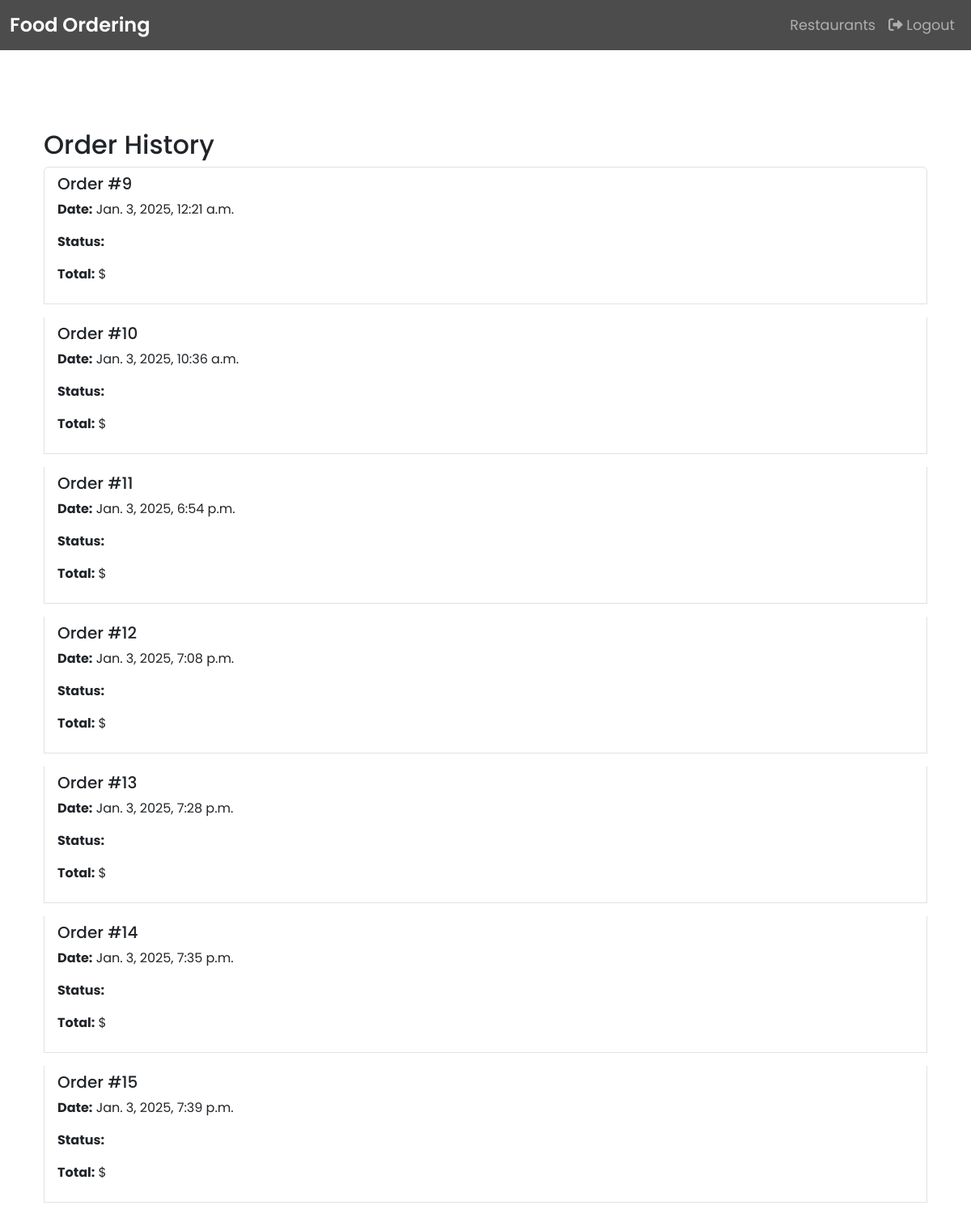
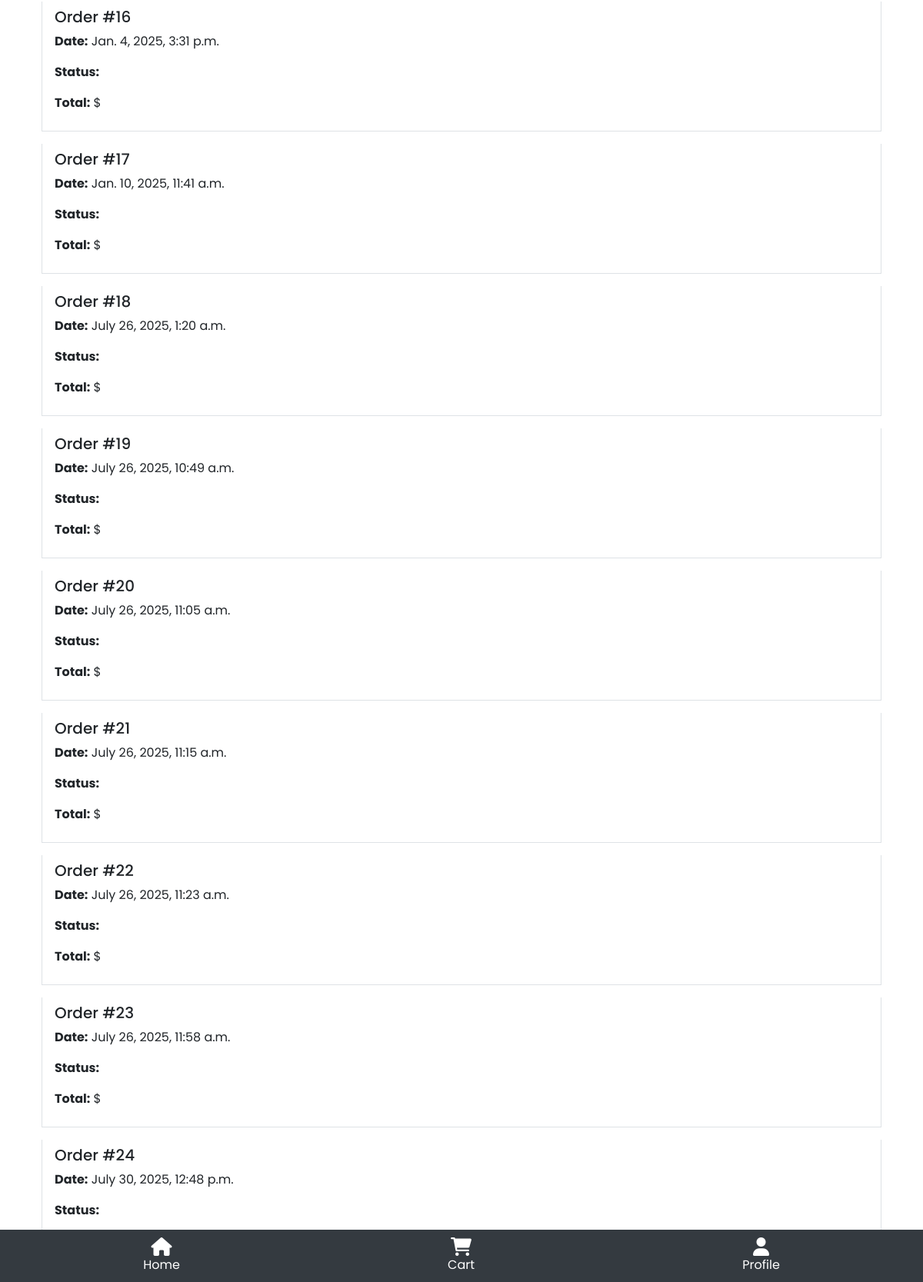
The app's page /order-history/ (signed in) with its own data (2 pictures, top to bottom).
### systemapp/models.py (models this page shows, shortened)
class Order(models.Model):
    STATUS_CHOICES = [
        ('Pending', 'Pending'),
        ('Confirmed', 'Confirmed'),
        ('Delivered', 'Delivered'),
        ('Cancelled', 'Cancelled'),
    ]
    user = models.ForeignKey(User, on_delete=models.CASCADE)
    date = models.DateTimeField(auto_now_add=True)
    total_price = models.DecimalField(max_digits=10, decimal_places=2)
    delivery_status = models.CharField(max_length=20, choices=STATUS_CHOICES, default='Pending')
    menu_items = models.ManyToManyField(MenuItem)

### systemapp/views.py (the view)
# urls.py: path('order-history/', views.order_history, name='order_history'),
@login_required
def order_history(request):
    orders = Order.objects.filter(user=request.user)
    return render(request, 'systemapp/order_history.html', {'orders': orders})

### systemapp/templates/systemapp/order_history.html (shortened to what this page needs)
{% extends 'systemapp/base.html' %}
{% block content %}
<div class="container mt-5">
  <h2>Order History</h2>
  {% if orders %}
    <div class="list-group">
      {% for order in orders %}
        <div class="list-group-item mb-3">
          <h5>Order #{{ order.id }}</h5>
          <p><strong>Date:</strong> {{ order.date }}</p>
          <p><strong>Status:</strong> {{ order.status }}</p>
          <p><strong>Total:</strong> ${{ order.total }}</p>
        </div>
      {% endfor %}
    </div>
  {% else %}
    <p>No previous orders found.</p>
  {% endif %}
</div>
{% endblock %}

### systemapp/templates/systemapp/base.html (style rules this page uses)
html, body { height: 100%; margin: 0; font-family: 'Poppins', sans-serif; padding-top: 56px; padding-bottom: 56px; }

### records on screen
Order: id "9", date "Jan. 3, 2025, 12:21 a.m."
Order: id "10", date "Jan. 3, 2025, 10:36 a.m."
Order: id "11", date "Jan. 3, 2025, 6:54 p.m."
Order: id "12", date "Jan. 3, 2025, 7:08 p.m."
Order: id "13", date "Jan. 3, 2025, 7:28 p.m."
Order: id "14", date "Jan. 3, 2025, 7:35 p.m."
Order: id "15", date "Jan. 3, 2025, 7:39 p.m."
Order: id "16", date "Jan. 4, 2025, 3:31 p.m."
Order: id "17", date "Jan. 10, 2025, 11:41 a.m."
Order: id "18", date "July 26, 2025, 1:20 a.m."
Order: id "19", date "July 26, 2025, 10:49 a.m."
Order: id "20", date "July 26, 2025, 11:05 a.m."
Order: id "21", date "July 26, 2025, 11:15 a.m."
Order: id "22", date "July 26, 2025, 11:23 a.m."
Order: id "23", date "July 26, 2025, 11:58 a.m."
Order: id "24", date "July 30, 2025, 12:48 p.m."
